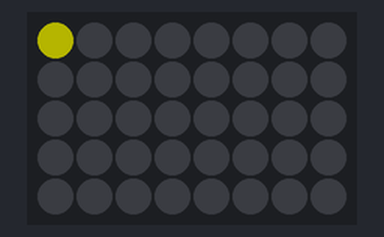
Bench run of a sketch on a simulated Arduino Mega 2560, built with avr-gcc and run on an emulated ATmega2560. Shown: 8×5 RGB LED matrix (first LED top left, wired row by row). Dim RGB values are drawn brighter than linear; WiFi joins after 1.5 s; servers stay silent unless stated.

Above: at 0.2 s.
At 2.3 s:
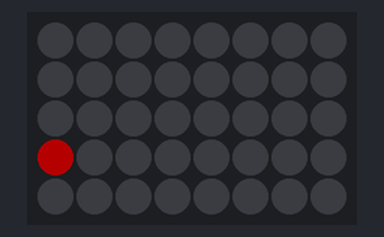
At 3.3 s:
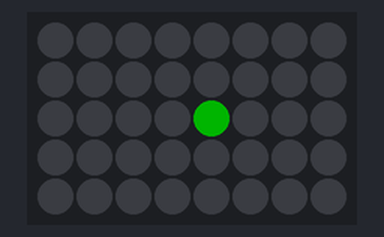
At 4.2 s:
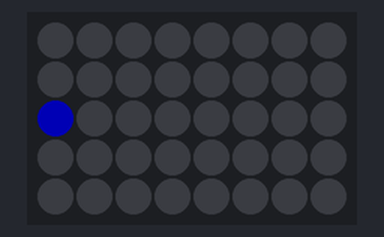
At 5.8 s:
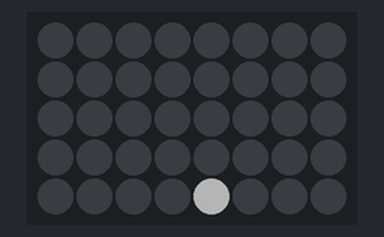
At 8.1 s:
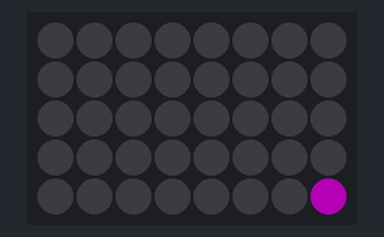

The sketch:

Flux_Xmas_GW_v4.ino
```cpp
//  Vixen To Serial, to NeoPixel Matrix, to UDP Broadcast
//  HeppXmas_Gateway v4 (171206)

//BN: Arduino/Genuino Mega or Mega 2560
//VID: 2341
//PID: 0042
//SN: 85632313039351617182

//  IMPORTS
#include <SPI.h>
#include <Ethernet2.h>
#include <EthernetUdp2.h>         // UDP library from: bjoern@cs.stanford.edu 12/30/2008
#include <Adafruit_NeoPixel.h>


//  STATE MACHINE
#define MAX_CHANNELS      40
#define MAX_RELAYS        4
#define MAX_DEVICES       10

enum states
{
  IDLE, DELIM, READ, DISP
};

struct channel {
  int       deviceId;         //  Reference number of the parent device this channel is on
  boolean   inUse;            //  Is this channel deployed/usable
  uint32_t  rgbColor;         //  Color for this channel
  boolean   isOn;             //  Is this channel currently ON/OFF
};

struct device {
  int       startPos    ;
  byte      ipOctet     ;
  long      ipPort      ;
  IPAddress targetIP    ;
  String    macAddress  ;
  long      perf_TAT    ;
  String    firmware    ;
  long      lastAck     ;
  byte      maxChannels ;
};

device  devices[MAX_DEVICES];
channel channels[MAX_CHANNELS];
byte channelVal[MAX_CHANNELS] = {0};


//  DISPLAY
#define NEOPIX_PIN        6
#define MAX_WIDTH         8
#define MAX_HEIGHT        5
#define MAX_PIXELS        MAX_WIDTH * MAX_HEIGHT
#define MAX_BRIGHT        128
#define MAX_COLORS        7

enum ColorIdType
{
  black = 0,
  red = 1,
  green = 2,
  blue = 3,
  white = 4,
  yellow = 5,
  purple = 6
};

enum ColorType
{
  rgb_black = 0,
  rgb_red = 8388608,
  rgb_green = 32768,
  rgb_blue = 128,
  rgb_white = 8421504,
  rgb_yellow = 8421376,
  rgb_purple = 8437963
};

Adafruit_NeoPixel matrix = Adafruit_NeoPixel(MAX_PIXELS, NEOPIX_PIN, NEO_GRB + NEO_KHZ800);

const uint32_t RGB_BLACK = matrix.Color(0, 0, 0);
const uint32_t RGB_RED = matrix.Color(MAX_BRIGHT, 0, 0);
const uint32_t RGB_GREEN = matrix.Color(0, MAX_BRIGHT, 0);
const uint32_t RGB_BLUE = matrix.Color(0, 0, MAX_BRIGHT);
const uint32_t RGB_WHITE = matrix.Color(MAX_BRIGHT, MAX_BRIGHT, MAX_BRIGHT);
const uint32_t RGB_YELLOW = matrix.Color(MAX_BRIGHT, MAX_BRIGHT, 0);
const uint32_t RGB_PURPLE = matrix.Color(MAX_BRIGHT, 0, MAX_BRIGHT);

uint32_t colors[] = { RGB_BLACK, RGB_RED, RGB_GREEN, RGB_BLUE, RGB_WHITE, RGB_YELLOW, RGB_PURPLE };


//  NETWORK
//  Instance the UDP output sockets
#define MAX_SOCKETS       4 //  Number of UDP socket objects available
#define MAX_RETRIES       2 //  Count of duplicate UDP packets to blindly send
#define UDP_PACKET_FRAME  8 //  NOTE: UDP library default = 24
#define FRAME_HEADER      2 //  Count of leading frame characters for remote parser

EthernetUDP UDP1;
EthernetUDP UDP2;
EthernetUDP UDP3;
EthernetUDP UDP4;

//  CONFIG - Network
unsigned int destPort = 1225;
byte mac[] = {
  0x2C, 0xF7, 0xF1, 0x08, 0x0D, 0xA0
};


//  GENERAL
int gatewayState = 0;
int deviceId = 0;
int channelPtr = 0;
int ch = 0;
int loopCnt = 0;                //  Testing


void setup() {

  //  SERIAL
  Serial.begin(115200);   //  VIXEN INP
  Serial1.begin(115200);  //  DEBUG OUT

  //  DISPLAY
  Serial1.println("Clear the display");
  matrix.begin();
  matrix.setBrightness(MAX_BRIGHT);
  matrix.clear();
  matrix.show();

  //  NETWORK
  Serial1.println("Initializing LAN NIC..");
  IPAddress ip(192, 168, 1, 5);
  IPAddress gateway(192, 168, 1, 1);
  IPAddress subnet(255, 255, 255, 0);
  Ethernet.begin(mac, ip, gateway, subnet);
  //  Setup multiple UDP sockets for output
  Serial1.println("Enable UDP ports on Socket 1 to 4 ");
  UDP1.begin(destPort);
  UDP2.begin(destPort + 1);
  UDP3.begin(destPort + 2);
  UDP4.begin(destPort + 3);

  //  CONFIGURE
  Config_Channels();
  Config_Devices();
  Config_Report();

  //  TEST DISPLAY
  Display_Test();
  Display_Channels();
  matrix.clear();
  matrix.show();

  //  TEST I/O
  Serial1.println("Sending Channel Stream to clear tbe intial remote devices  ");
  SendChannelStream();

}


void loop() {

  //  Scrape the Serial data stream for proper values
  if (Serial.available() > 0) {

    switch (gatewayState)
    {
      case IDLE:
        ch = 0;
        if (Serial.read() == '+')
        {
          gatewayState = DELIM;
        }
        else
        {
          gatewayState = IDLE;
        }
        break;

      case DELIM:
        ch = 0;
        if (Serial.read() == '>')
        {
          gatewayState = READ;
        }
        else
        {
          gatewayState = IDLE;
        }
        break;

      case READ:
        //  Wait until the entire string has been received
        if (Serial.available() >= MAX_CHANNELS) {
          ch = Serial.readBytes(channelVal, MAX_CHANNELS);
          if (ch = MAX_CHANNELS)
          {
            gatewayState = DISP;

            //  DEBUG console output of the received string of data from VIXEN
            for (ch = 0; ch < MAX_CHANNELS; ch++) {
              Serial1.print("\t"); Serial1.print(channelVal[ch], DEC);
            }
            Serial1.println();
            //  DEBUG
          }
        }
        break;

      case DISP:
        gatewayState = IDLE;
        //  We have all of the data to transmit, send it and show it
        SendChannelStream();
        break;
    }
  }

}


void SendChannelStream() {

  //  Respond to the deviceId being referenced and transmit the entire data stream to the devices
  //  Clear the output buffer and stuff the header into the frame for each device
  int ch = 0;
  Serial1.print(millis()); Serial1.println("\tSendChannelStream ...");

  //  Iterate through each device and send the target IP the relay packet
  for (deviceId = 0; deviceId < MAX_DEVICES; deviceId++) {
    //deviceId = 0;

    //  Transmit to each device the 4-channels it manages
    Serial1.print("Xmit to Octet\t");
    Serial1.println(devices[deviceId].ipOctet, DEC);

    //  Setup blank buffer packet for this device (with just the state header)
    byte  outputBuffer[6] = {'+', '>', 0, 0, 0, 0};
    //  Move the channel values into the buffer (from this device pass)
    for (int ptr = 0; ptr < MAX_RELAYS; ptr++) {
      outputBuffer[FRAME_HEADER + ptr] = channelVal[ch];
      //  Sync the pixel display to the channel values
      if (channelVal[ch] > 0) {
        PixelOn(ch);
      } else {
        PixelOff(ch);
      }
      //  Track the channel pointer for each Remote Device Send iteration
      ch++;
    }

    //  DEBUG Show the output buffer contents for this UDP packet
    Serial1.print(millis()); Serial1.print("\tOutput buffer ..."); Serial1.print("Xmit to Octet\t"); Serial1.println(devices[deviceId].ipOctet, DEC);
    for (int ptr = 0; ptr < FRAME_HEADER + MAX_RELAYS; ptr++) {
      Serial1.print("\t"); Serial1.print(outputBuffer[ptr], DEC);
    }
    Serial1.println();
    //  DEBUG

    //  Enable the channel display before UDP sending to see Real-Time visual representation
    matrix.show();

    //  TODO  Remove this single Device Send constraint, or create toggle between:
    //        a) Vixen COM I/O debugging, and b) Remote Wifi UDP debugging
    if (deviceId == 0) {
      //  Packet Copy 1
      for (int ptr=0; ptr < MAX_RETRIES; ptr++) {
        UDP1.beginPacket(devices[deviceId].targetIP, destPort);
        UDP1.write(outputBuffer, FRAME_HEADER + MAX_RELAYS);
        UDP1.endPacket();
      }
    }
  }

}


//  TEST SUBS
void TEST_loop() {

  Serial1.println("Start Stream Test Loop");
  //for (int deviceId; deviceId < MAX_DEVICES; deviceId++) {
  TEST_SendChannelStream(0);
  delay(200);

}

void TEST_SendChannelStream(int deviceId) {

  //  Respond to the deviceId being referenced and transmit the entire data stream to the devices
  //  Clear the output buffer and stuff the header into the frame for each device
  int ch = 0;
  Serial1.print(millis()); Serial1.println("\tSendChannelStream...");
  loopCnt++;

  //  Force Values to Device
  switch (loopCnt % 6)
  {
    case 0:
      channelVal[0] = 0;
      channelVal[1] = 0;
      channelVal[2] = 0;
      channelVal[3] = 0;
      break;

    case 1:
      channelVal[0] = 255;
      channelVal[1] = 0;
      channelVal[2] = 0;
      channelVal[3] = 0;
      break;

    case 2:
      channelVal[0] = 0;
      channelVal[1] = 255;
      channelVal[2] = 0;
      channelVal[3] = 0;
      break;

    case 3:
      channelVal[0] = 0;
      channelVal[1] = 0;
      channelVal[2] = 255;
      channelVal[3] = 0;
      break;

    case 4:
      channelVal[0] = 0;
      channelVal[1] = 0;
      channelVal[2] = 0;
      channelVal[3] = 255;
      break;

    case 5:
      channelVal[0] = 255;
      channelVal[1] = 255;
      channelVal[2] = 255;
      channelVal[3] = 255;
      break;
  }

  //  Build the "blank" starter packet for this device
  byte  outputBuffer[6] = {'+', '>', 0, 0, 0, 0};

  //  Assign the channel values to the output buffer for this device
  for (int ptr = 0; ptr < MAX_RELAYS; ptr++) {
    outputBuffer[FRAME_HEADER + ptr] = channelVal[ptr];
    if (channelVal[ptr] > 0) {
      PixelOn(ch);
    } else {
      PixelOff(ch);
    }
    ch++;
  }

  //  Send to the target device its RELAY frame
  Serial1.print(millis()); Serial1.print("\tOutput buffer ..."); Serial1.print("Xmit to Octet\t"); Serial1.println(devices[deviceId].ipOctet, DEC);
  for (int ptr = 0; ptr < FRAME_HEADER + MAX_RELAYS; ptr++) {
    Serial1.print("\t"); Serial1.print(outputBuffer[ptr], DEC);
  }
  Serial1.println();

  //  Toggle using different UDP sockets
  switch (loopCnt % 4)
  {
    case 0:
      UDP4.beginPacket(devices[deviceId].targetIP, destPort);
      UDP4.write(outputBuffer, FRAME_HEADER + MAX_RELAYS);
      UDP4.endPacket();

      UDP4.beginPacket(devices[deviceId].targetIP, destPort);
      UDP4.write(outputBuffer, FRAME_HEADER + MAX_RELAYS);
      UDP4.endPacket();
      break;

    case 1:
      UDP1.beginPacket(devices[deviceId].targetIP, destPort);
      UDP1.write(outputBuffer, FRAME_HEADER + MAX_RELAYS);
      UDP1.endPacket();

      UDP1.beginPacket(devices[deviceId].targetIP, destPort);
      UDP1.write(outputBuffer, FRAME_HEADER + MAX_RELAYS);
      UDP1.endPacket();
      break;

    case 2:
      UDP2.beginPacket(devices[deviceId].targetIP, destPort);
      UDP2.write(outputBuffer, FRAME_HEADER + MAX_RELAYS);
      UDP2.endPacket();

      UDP2.beginPacket(devices[deviceId].targetIP, destPort);
      UDP2.write(outputBuffer, FRAME_HEADER + MAX_RELAYS);
      UDP2.endPacket();
      break;

    case 3:
      UDP3.beginPacket(devices[deviceId].targetIP, destPort);
      UDP3.write(outputBuffer, FRAME_HEADER + MAX_RELAYS);
      UDP3.endPacket();

      UDP3.beginPacket(devices[deviceId].targetIP, destPort);
      UDP3.write(outputBuffer, FRAME_HEADER + MAX_RELAYS);
      UDP3.endPacket();
      break;
  }

  matrix.show();

}


//  SETUP
void Device_Init(int deviceId, byte lastIpOctet, String macAddr, int totalChannels) {

  //  Setup the device and channel arrays with the initial values for DEVICE. Default values for CHANNELS
  devices[deviceId].ipOctet = lastIpOctet;

  devices[deviceId].macAddress = macAddr;
  devices[deviceId].maxChannels = totalChannels;
  devices[deviceId].ipPort = 1225;
  devices[deviceId].perf_TAT = 0;
  devices[deviceId].firmware = "1.0.1";
  devices[deviceId].targetIP = IPAddress(192, 168, 1, devices[deviceId].ipOctet);

  //  Link the channels to the devices
  //  Calculate the ordinal position of these channels within this device block and use default values
  channelPtr = deviceId * totalChannels;
  for (int ptr = channelPtr; ptr < (channelPtr + totalChannels); ptr++)
  {
    channels[ptr].deviceId = deviceId;
    channels[ptr].inUse = false;
    channels[ptr].isOn = false;
    channels[ptr].rgbColor = RGB_BLACK;
  }

}

void Channel_Init(int channelId, uint32_t rgbColor) {

  //  Setup the CHANNEL assignment values

  // Setup the channels with the programmed color values}
  if (channelId <= MAX_CHANNELS) {
    channels[channelId].rgbColor = rgbColor;
    //  Black means unassigned, check the passed color and mark this channel unused
    if (rgbColor = RGB_BLACK) {
      channels[channelId].inUse = false;
    } else {
      channels[channelId].inUse = true;
    }
  }
}


void Config_Report() {

  //  Output the device/channel configuration being used with VIXEN to DEBUG screen
  channelPtr = 0;
  for (int deviceId = 0; deviceId < MAX_DEVICES; deviceId++)
  {
    //  REMOTE DEVICES
    Serial1.println("");
    Serial1.print("REMOTE DEVICE "); Serial1.println(deviceId + 1, DEC);
    Serial1.print("mac");
    Serial1.print("\t"); Serial1.print("ip");
    Serial1.print("\t"); Serial1.print("port");
    Serial1.print("\t"); Serial1.println("channels"); ;

    Serial1.print(devices[deviceId].macAddress);
    Serial1.print("\t"); Serial1.print(devices[deviceId].ipOctet, DEC);
    Serial1.print("\t"); Serial1.print(devices[deviceId].ipPort, DEC);
    Serial1.print("\t"); Serial1.println(devices[deviceId].maxChannels, DEC);

    //  CHANNEL OUTPUT FOR THIS DEVICE
    Serial1.println("");
    Serial1.println("Channels:");
    Serial1.print("id");
    Serial1.print("\t"); Serial1.print("plug");
    Serial1.print("\t"); Serial1.print("use");
    Serial1.print("\t"); Serial1.println("color");

    for (int ptr = 0; ptr < devices[deviceId].maxChannels; ptr++)
    {
      Serial1.print(channelPtr);
      Serial1.print("\t"); Serial1.print(ptr + 1);
      Serial1.print("\t"); Serial1.print(channels[channelPtr].inUse);
      Serial1.print("\t");
      if (channels[channelPtr].inUse == true) {
        Serial1.print(ColorToName(channels[channelPtr].rgbColor)); Serial1.print(" ("); Serial1.print(channels[channelPtr].rgbColor, DEC); Serial1.print(")");
      }
      Serial1.println();
      channelPtr++;
    }

  }

}

void Display_Test() {

  //  Startup routine, confirms that the pixel display is working at each address
  //  and that the colors are appropriate.

  //  Grid Coordinate mapping test
  //  Output "special" color to the outside coordinates of the Matrix to validate dimensions
  matrix.clear();
  matrix.setPixelColor(0, RGB_YELLOW); matrix.show(); delay(100);
  matrix.setPixelColor(MAX_WIDTH - 1, RGB_YELLOW); matrix.show(); delay(100);
  matrix.setPixelColor(MAX_PIXELS - 1, RGB_YELLOW); matrix.show(); delay(100);
  matrix.setPixelColor(MAX_PIXELS - MAX_WIDTH, RGB_YELLOW); matrix.show(); delay(100);
  matrix.clear();

  //  Grid Pixel Color Test
  //  Iterate through all pixels with each color
  for (int colorPtr = 0; colorPtr < MAX_COLORS; ++colorPtr) {
    for (int ptr = 0; ptr < MAX_CHANNELS; ++ptr) {
      matrix.setPixelColor(ptr, colors[colorPtr]);
      matrix.show();
      delay(25);
      matrix.clear();
    }
  }
  delay(500);
  matrix.clear();

}

void Display_Channels() {
  //  Output the visual display of each devices's channel configuration
  matrix.clear();

  //  SLOW WALK
  for (int ptr = 0; ptr < MAX_CHANNELS; ++ptr) {
    matrix.setPixelColor(ptr, channels[ptr].rgbColor);
    matrix.show();
    delay(25);
    matrix.clear();
  }
  delay(500);

  //  REAL-TIME, All Channels Configured!
  for (int ptr = 0; ptr < MAX_CHANNELS; ++ptr) {
    matrix.setPixelColor(ptr, channels[ptr].rgbColor);
  }
  matrix.show();
  delay(500);

  matrix.clear();

}


void PixelOn(int channelId) {
  //  Broncos Colors: ORA (252, 76, 2), BLU (12,35,64)
  matrix.setPixelColor(channelId, channels[channelId].rgbColor);
}

void PixelOff(int channelId) {
  matrix.setPixelColor(channelId, RGB_BLACK);
}


String ColorToName(uint32_t rgbColorValue) {

  switch (rgbColorValue) {

    case 0:
      return "Black";
      break;
    case 8388608:
      return "Red";
      break;
    case 32768:
      return "Green";
      break;
    case 128:
      return "Blue";
      break;
    case 8421504:
      return "White";
      break;
    case 8421376:
      return "Yellow";
      break;
    case 8388736:
      return "Purple";
      break;

    default:
      return "INVALID";
      break;
  }
}

void Config_Devices() {

  //  Device Block Data
  Serial1.println("Setting up the Device values");
  //  IP and MAC and Matrix Display R/C start (x/y)
  Device_Init(0, 50, "9837", 4);
  Device_Init(1, 51, "0B3B", 4);
  Device_Init(2, 52, "A475", 4);
  Device_Init(3, 53, "9A99", 4);
  Device_Init(4, 54, "54EE", 4);
  Device_Init(5, 55, "5B87", 4);
  Device_Init(6, 56, "A5B2", 4);
  Device_Init(7, 57, "961B", 4);
  Device_Init(8, 58, "9BF1", 4);
  Device_Init(9, 59, "FEE2", 4);
}

void Config_Channels() {

  //  Channel Values
  Serial1.println("Setting up the Channel values");
  // 1  9837 (proto)  => 9AD8 (PROD)
  Channel_Init(0, RGB_GREEN  );
  Channel_Init(1, RGB_WHITE  );
  Channel_Init(2, RGB_BLUE   );
  Channel_Init(3, RGB_YELLOW );
  // 2  0B3B
  Channel_Init(4, RGB_RED    );
  Channel_Init(5, RGB_WHITE  );
  Channel_Init(6, RGB_GREEN  );
  Channel_Init(7, RGB_WHITE  );
  // 3  A475
  Channel_Init(8, RGB_RED    );
  Channel_Init(9, RGB_GREEN  );
  Channel_Init(10, RGB_GREEN );
  Channel_Init(11, RGB_GREEN );
  // 4  9A99
  Channel_Init(12, RGB_BLUE  );
  Channel_Init(13, RGB_RED   );
  Channel_Init(14, RGB_BLUE  );
  Channel_Init(15, RGB_RED   );
  // 5  54EE
  Channel_Init(16, RGB_RED   );
  Channel_Init(17, RGB_BLUE  );
  Channel_Init(18, RGB_WHITE );
  Channel_Init(19, RGB_YELLOW);
  // 6  5B87
  Channel_Init(20, RGB_WHITE );
  Channel_Init(21, RGB_RED   );
  Channel_Init(22, RGB_BLUE  );
  Channel_Init(23, RGB_GREEN );
  // 7  A5B2
  Channel_Init(24, RGB_RED   );
  Channel_Init(25, RGB_YELLOW);
  Channel_Init(26, RGB_GREEN );
  Channel_Init(27, RGB_BLUE  );
  //  8 961B
  Channel_Init(28, RGB_RED   );
  Channel_Init(29, RGB_WHITE );
  Channel_Init(30, RGB_BLUE  );
  Channel_Init(31, RGB_GREEN );
  //  9 9BF1
  Channel_Init(32, RGB_YELLOW);
  Channel_Init(33, RGB_WHITE );
  Channel_Init(34, RGB_WHITE );
  //Channel_Init(35, RGB_PURPLE);
  //  10  FEE2
  Channel_Init(36, RGB_RED   );
  Channel_Init(37, RGB_BLUE  );
  Channel_Init(38, RGB_WHITE );
  Channel_Init(39, RGB_BLUE  );

}
```
